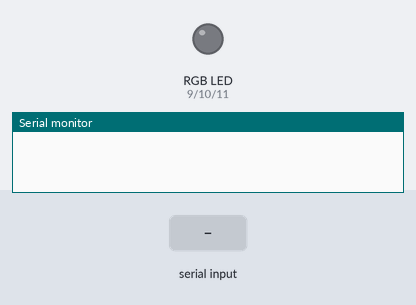
This sketch was run on a simulated Arduino Uno, built with avr-gcc and run on an emulated ATmega328P. On the bench: an RGB LED mixed from three pins (HIGH = lit), the last lines printed to the serial monitor. The test bench sets the inputs (shaded band). Dim RGB values are drawn brighter than linear.

Above: at 1.2 s.
1.3 s: "90,45\n" received over the second serial link
At 2.6 s:
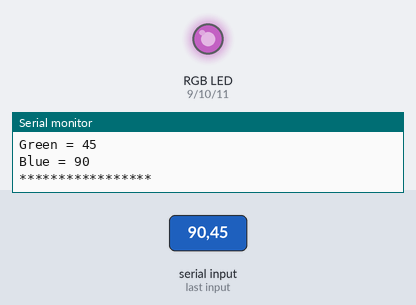
3.8 s: "5\n" received over the second serial link
At 5.4 s:
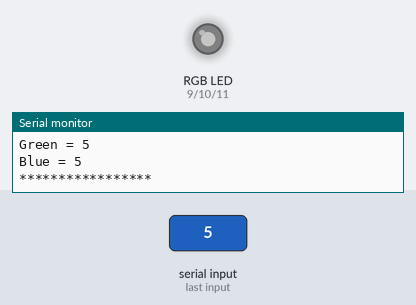
6.3 s: "30,150\n" received over the second serial link
At 7.7 s:
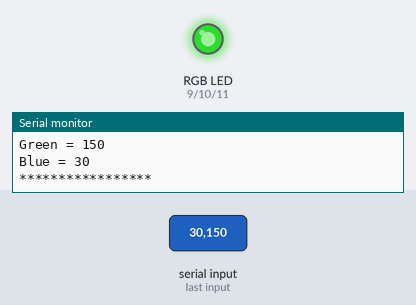
8.8 s: "90\n" received over the second serial link
At 10.6 s:
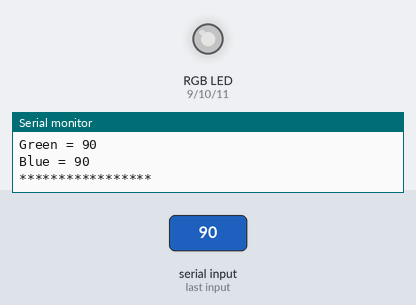
11.3 s: "200\n" received over the second serial link
At 12.7 s:
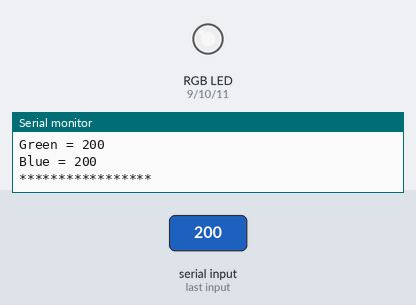
Timing chart, 0 to 14.3 s (numbered marks = the images above; inputs shaded):
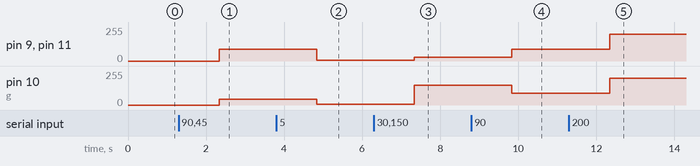

The sketch:

RSSV-Project.ino
```cpp
#include <SoftwareSerial.h>

SoftwareSerial BTSerial(2, 3);
byte r = 9, g = 10, b = 11;
int shouldBlink = 0;
byte rgb[3] = { 0 };
String input;

void setup() {
  pinMode(r, OUTPUT);  // red pin
  pinMode(g, OUTPUT);  // green pin
  pinMode(b, OUTPUT);  // blue pin
  Serial.begin(9600);
  BTSerial.begin(9600);
}

void loop() {

  if (BTSerial.available()) {

    input = BTSerial.readString();

    if(input.startsWith("b")) {
      if(shouldBlink) {
        shouldBlink = 0;
      } else {
        shouldBlink = 1;
      }
    } else {
      int previousIndex = 0;
      int nextIndex = 0;

      for (int i = 0; i < 3; i++) {
        nextIndex = input.indexOf(",", previousIndex);
        rgb[i] = input.substring(previousIndex, nextIndex).toInt();
        previousIndex = nextIndex + 1;
      }

      Serial.println("\n*** NEW INPUT ***\n");+

      Serial.print("Unformatted input = ");
      Serial.println(input);

      Serial.print("Red = ");
      Serial.println(rgb[0]);

      Serial.print("Green = ");
      Serial.println(rgb[1]);

      Serial.print("Blue = ");
      Serial.println(rgb[2]);

      Serial.println("\n*****************\n");

      analogWrite(r, rgb[0]);
      analogWrite(g, rgb[1]);
      analogWrite(b, rgb[2]);
    }

  }
  if(shouldBlink) {
    blink();
  }
}

void blink() {
    analogWrite(r, 0);
    analogWrite(g, 0);
    analogWrite(b, 0);
    delay(100);
    analogWrite(r, rgb[0]);
    analogWrite(g, rgb[1]);
    analogWrite(b, rgb[2]);
    delay(100);
}
```

Measured:
- after the input at 1.3 s, pin 9 (r), pin 11 (b): 0/255 → 90/255 after 1.0 s; pin 10 (g): 0/255 → 45/255 after 1.0 s
- after the input at 3.8 s, pin 9 (r), pin 11 (b): 90/255 → 5/255 after 1.0 s; pin 10 (g): 45/255 → 5/255 after 1.0 s
- after the input at 6.3 s, pin 9 (r), pin 11 (b): 5/255 → 30/255 after 1.0 s; pin 10 (g): 5/255 → 150/255 after 1.0 s
- after the input at 8.8 s, pin 9 (r), pin 11 (b): 30/255 → 90/255 after 1.0 s; pin 10 (g): 150/255 → 90/255 after 1.0 s
- after the input at 11.3 s, pin 9 (r), pin 10 (g), pin 11 (b): 90/255 → 200/255 after 1.0 s
